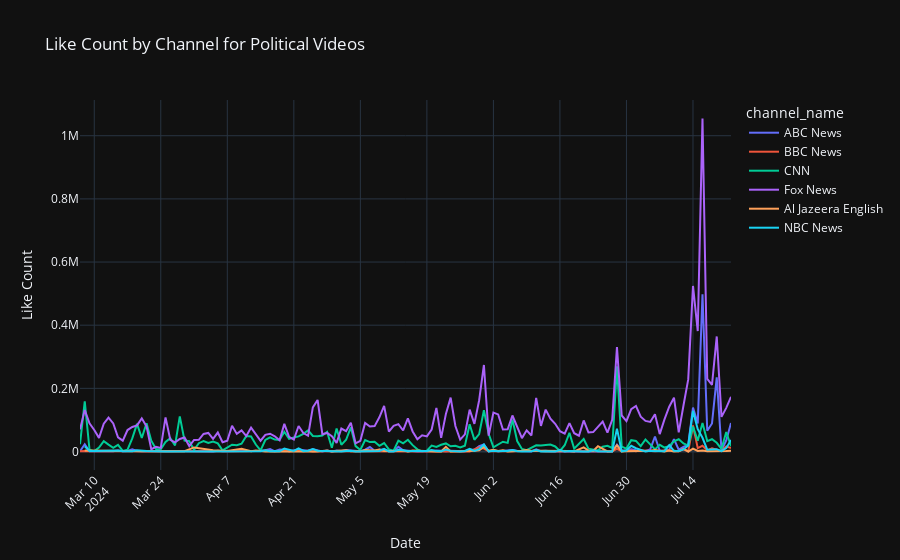

The code cell stored with this chart in its notebook:
### Code cell
# Plot Like Count by Channel for Political Videos
fig_like_count = px.line(political_df.groupby(['Date', 'channel_name'])['like_count'].sum().reset_index(), 
                         x='Date', y='like_count', color='channel_name',
                         title='Like Count by Channel for Political Videos')
fig_like_count.update_layout(xaxis_title='Date', yaxis_title='Like Count', xaxis=dict(tickangle=-45))
fig_like_count.show()
